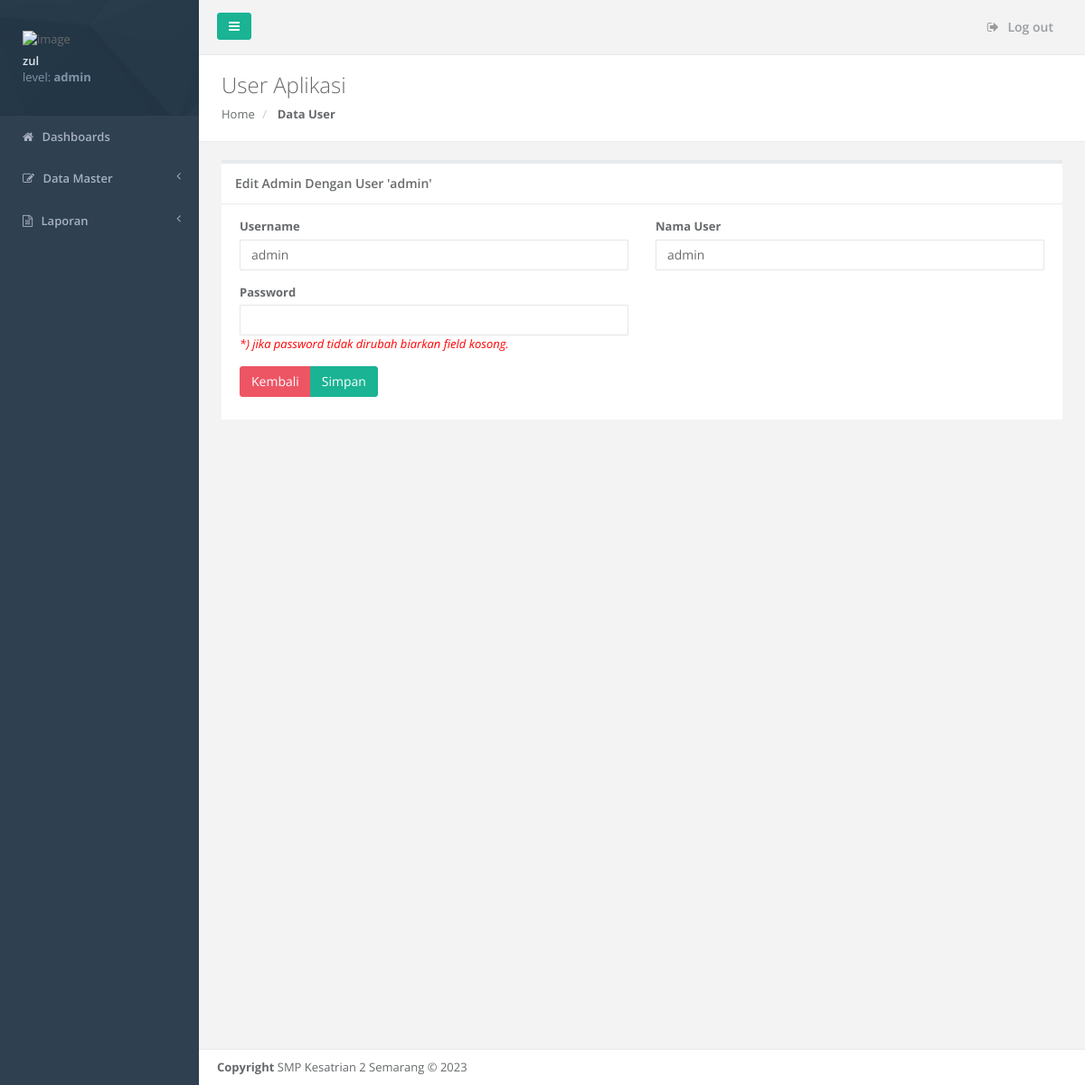
The app's page /home.php?module=formuser&submit=edit&username=admin (signed in) with its own data.
### tables this page shows
CREATE TABLE IF NOT EXISTS `menu` (
  `idmenu` int(11) NOT NULL AUTO_INCREMENT,
  `namamenu` varchar(50) DEFAULT NULL,
  `link` varchar(100) DEFAULT NULL,
  `icon` varchar(50) DEFAULT NULL,
  `parentid` varchar(11) DEFAULT NULL,
  `submenu` int(11) DEFAULT NULL,
  `level` varchar(50) DEFAULT NULL,
  `aktif` enum('Y','N') DEFAULT 'Y',
  `add` varchar(255) DEFAULT NULL,
  `class` varchar(255) DEFAULT NULL,
  PRIMARY KEY (`idmenu`) USING BTREE
);

CREATE TABLE IF NOT EXISTS `user` (
  `iduser` int(11) NOT NULL AUTO_INCREMENT,
  `username` varchar(100) DEFAULT NULL,
  `password` varchar(255) DEFAULT NULL,
  `role` varchar(255) DEFAULT NULL,
  `nama` varchar(255) DEFAULT NULL,
  PRIMARY KEY (`iduser`)
);

### home.php (the view, shortened to what this page needs)
<?php
if (isset($_SESSION['username'])) {
?>
    <!DOCTYPE html>
    <html>
    <head>
        <link href="css/bootstrap.min.css" rel="stylesheet">
        <link href="font-awesome/css/font-awesome.css" rel="stylesheet">
        <link href="css/plugins/toastr/toastr.min.css" rel="stylesheet">
        <link href="css/plugins/datatables/datatables.bootstrap.css" rel="stylesheet">
        <link href="css/plugins/datapicker/datepicker3.css" rel="stylesheet">
        <link href="css/animate.css" rel="stylesheet">
        <link href="css/style.css" rel="stylesheet">
    </head>
    <body>
        <div id="wrapper">
            <nav class="navbar-default navbar-static-side" role="navigation">
                <div class="sidebar-collapse">
                    <ul class="nav" id="side-menu">
                        <li class="nav-header">
                            <div class="dropdown profile-element"> <span>
                                    <img alt="image" width="60" src="img/user.png" />
                                </span>
                                <a data-toggle="dropdown" class="dropdown-toggle">
                                    <span class="clear"> <span class="block m-t-xs"> <strong class="font-bold"><?php echo $_SESSION['namaadmin'] ?></strong>
                                        </span> <span class="text-muted text-xs block">level: <strong><?php echo $_SESSION['level']; ?></strong> <b></b></span> </span> </a>
                            </div>
                        </li>
                        <li>
                            <a href="index.php"><i class="fa fa-home"></i> <span class="nav-label">Dashboards</span></a>
                        </li>
                        <?php
                        $sql = mysql_query("SELECT * FROM menu where submenu='0' and aktif='Y' and `level` like '%$_SESSION[level]%' ORDER BY idmenu ASC");
                        if (mysql_num_rows($sql) != 0) {
                            while ($row = mysql_fetch_array($sql)) {
                                echo "<li><a href='$row[link]'><i class='$row[icon]'></i> <span class='nav-label'>$row[namamenu]</span> $row[add]</a>";
                                echo "</li>";
                            }
                        }
                        ?>
                </div>
            </nav>
            <div id="page-wrapper" class="gray-bg">
                <div class="row border-bottom">
                    <nav class="navbar navbar-static-top  " role="navigation" style="margin-bottom: 0">
                        <div class="navbar-header">
                            <a class="navbar-minimalize minimalize-styl-2 btn btn-primary " href="#"><i class="fa fa-bars"></i> </a>
                        </div>
                        <ul class="nav navbar-top-links navbar-right">
                            <li>
                                <a href="logout.php">
                                    <i class="fa fa-sign-out"></i> Log out
                                </a>
                            </li>
                        </ul>
                    </nav>
                </div>
                <?php
                if (isset($_GET['module'])) {
                    switch ($_GET['module']) {
                        case 'formuser':
                            include "module/user/formuser.php";
                            break;
                    }
                } else {
                    include "welcome.php";
                }
                ?>
                <div class="footer">
                    <div>
                        <strong>Copyright</strong> SMP Kesatrian 2 Semarang &copy; 2023
                    </div>
                </div>
            </div>
        </div>
    </body>
    </html>
    <link href="css/select2.min.css" rel="stylesheet" />
<?php
} else {
    header('location : login.php');
}
?>

### module/user/formuser.php (shortened to what this page needs)
<?php
$submit = $_GET['submit'];
if (!isset($_GET["username"])) {
    $username = "";
} else {
    $username = $_GET["username"];
}
$exec = mysql_query("SELECT * FROM user WHERE username = '" . $username . "'");
if ($submit == 'new') {
    $title = "Tambah Data User Aplikasi";
    $arr = mysql_fetch_assoc($exec);
    $TglLahir = "";
    $read = "";
} else {
    $title = "Edit Admin Dengan User '" . $_GET["username"] . "'";
    $arr = mysql_fetch_assoc($exec);
    $read = "";
}
?>
<div class="row wrapper border-bottom white-bg page-heading">
    <div class="col-sm-4">
        <h2>User Aplikasi</h2>
        <ol class="breadcrumb">
            <li>
                <a href="home.php">Home</a>
            </li>
            <li class="active">
                <strong>Data User</strong>
            </li>
        </ol>
    </div>
</div>
<div class="row">
    <div class="col-lg-12">
        <div class="wrapper wrapper-content">
            <div class="ibox float-e-margins">
                <div class="ibox-title">
                    <h5><?php echo $title; ?></h5>
                </div>
                <div class="ibox-content">
                    <form method="post" action="module/user/simpanuser.php">
                        <div class="row">
                            <div class="col-md-6 col-xs-12">
                                <div class="form-group">
                                    <label>Username</label>
                                    <input <?php echo $read; ?> name="txtusername" class="form-control" value="<?php echo $arr["username"]; ?>" required />
                                </div>
                            </div>
                            <div class="col-md-6 col-xs-12">
                                <div class="form-group">
                                    <label>Nama User</label>
                                    <input name="txtnama" class="form-control" value="<?php echo $arr["nama"]; ?>" required />
                                </div>
                            </div>
                            <div class="col-md-6 col-xs-12">
                                <div class="form-group">
                                    <label>Password</label>
                                    <input type="password" name="txtpassword" class="form-control" />
                                    <div style="color:red;"><i>*) jika password tidak dirubah biarkan field kosong.</i></div>
                                </div>
                            </div>
                        </div>
                        <div class="row">
                            <div class="col-xs-12">
                                <div class="btn-group">
                                    <a href="home.php?module=user" class="btn btn-danger">Kembali</a>
                                    <button type="submit" name="submit" value="<?php echo $submit; ?>" class="btn btn-primary">Simpan</button>
                                </div>
                            </div>
                        </div>
                    </form>
                </div>
            </div>
        </div>
    </div>
</div>

### records on screen
menu: namamenu "Data Master"
menu: namamenu "Laporan"
user: txtusername "admin", txtnama "admin"

### other values on screen
$_SESSION['namaadmin'] "zul"
$_SESSION['level'] "admin"
$title "Edit Admin Dengan User 'admin'"
